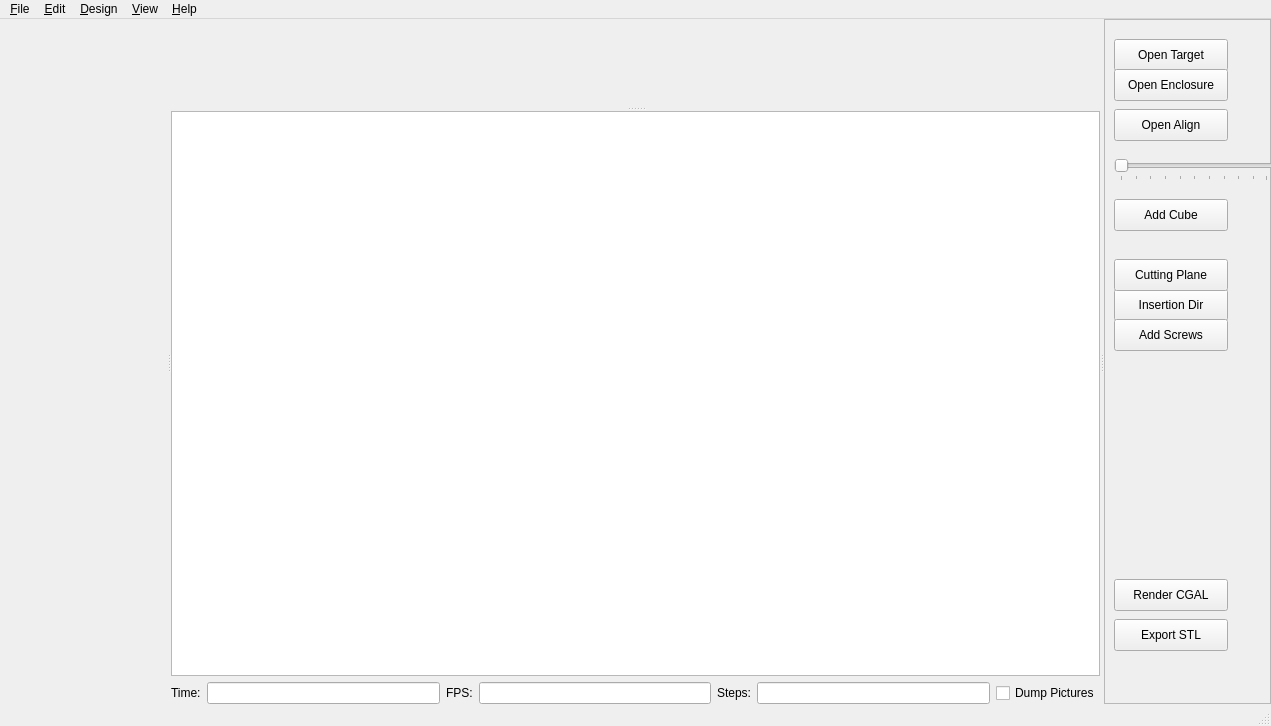
<?xml version="1.0" encoding="UTF-8"?>
<ui version="4.0">
 <class>MainWindow</class>
 <widget class="QMainWindow" name="MainWindow">
  <property name="geometry">
   <rect>
    <x>0</x>
    <y>0</y>
    <width>1271</width>
    <height>726</height>
   </rect>
  </property>
  <property name="windowTitle">
   <string>MainWindow</string>
  </property>
  <widget class="QWidget" name="centralwidget">
   <layout class="QVBoxLayout" name="verticalLayout_2">
    <property name="margin">
     <number>0</number>
    </property>
    <item>
     <widget class="QSplitter" name="splitter1">
      <property name="orientation">
       <enum>Qt::Horizontal</enum>
      </property>
      <widget class="Editor" name="editor" native="true">
       <property name="font">
        <font>
         <family>Monaco</family>
         <pointsize>8</pointsize>
        </font>
       </property>
      </widget>
      <widget class="QWidget" name="layoutWidget">
       <layout class="QVBoxLayout" name="verticalLayout">
        <item>
         <widget class="QSplitter" name="splitter2">
          <property name="orientation">
           <enum>Qt::Vertical</enum>
          </property>
          <widget class="QGLView" name="qglview" native="true"/>
          <widget class="QTextEdit" name="console">
           <property name="readOnly">
            <bool>true</bool>
           </property>
          </widget>
         </widget>
        </item>
        <item>
         <widget class="QFrame" name="animate_panel">
          <property name="enabled">
           <bool>true</bool>
          </property>
          <property name="frameShape">
           <enum>QFrame::NoFrame</enum>
          </property>
          <property name="frameShadow">
           <enum>QFrame::Raised</enum>
          </property>
          <property name="lineWidth">
           <number>0</number>
          </property>
          <layout class="QHBoxLayout" name="horizontalLayout">
           <property name="margin">
            <number>0</number>
           </property>
           <item>
            <widget class="QLabel" name="label">
             <property name="text">
              <string>Time:</string>
             </property>
            </widget>
           </item>
           <item>
            <widget class="QLineEdit" name="e_tval"/>
           </item>
           <item>
            <widget class="QLabel" name="label_2">
             <property name="text">
              <string>FPS:</string>
             </property>
            </widget>
           </item>
           <item>
            <widget class="QLineEdit" name="e_fps"/>
           </item>
           <item>
            <widget class="QLabel" name="label_3">
             <property name="text">
              <string>Steps:</string>
             </property>
            </widget>
           </item>
           <item>
            <widget class="QLineEdit" name="e_fsteps"/>
           </item>
           <item>
            <widget class="QCheckBox" name="e_dump">
             <property name="text">
              <string>Dump Pictures</string>
             </property>
            </widget>
           </item>
          </layout>
         </widget>
        </item>
       </layout>
      </widget>
      <widget class="QFrame" name="frame">
       <property name="frameShape">
        <enum>QFrame::StyledPanel</enum>
       </property>
       <property name="frameShadow">
        <enum>QFrame::Raised</enum>
       </property>
       <widget class="QSlider" name="horizontalSlider1">
        <property name="geometry">
         <rect>
          <x>10</x>
          <y>140</y>
          <width>160</width>
          <height>22</height>
         </rect>
        </property>
        <property name="orientation">
         <enum>Qt::Horizontal</enum>
        </property>
        <property name="tickPosition">
         <enum>QSlider::TicksBelow</enum>
        </property>
       </widget>
       <widget class="QPushButton" name="addCube">
        <property name="geometry">
         <rect>
          <x>10</x>
          <y>180</y>
          <width>114</width>
          <height>32</height>
         </rect>
        </property>
        <property name="text">
         <string>Add Cube</string>
        </property>
       </widget>
       <widget class="QPushButton" name="seanRenderCGAL">
        <property name="geometry">
         <rect>
          <x>10</x>
          <y>560</y>
          <width>114</width>
          <height>32</height>
         </rect>
        </property>
        <property name="text">
         <string>Render CGAL</string>
        </property>
       </widget>
       <widget class="QPushButton" name="insertionButton">
        <property name="geometry">
         <rect>
          <x>10</x>
          <y>270</y>
          <width>114</width>
          <height>32</height>
         </rect>
        </property>
        <property name="text">
         <string>Insertion Dir</string>
        </property>
       </widget>
       <widget class="QPushButton" name="exportSTLSean">
        <property name="geometry">
         <rect>
          <x>10</x>
          <y>600</y>
          <width>114</width>
          <height>32</height>
         </rect>
        </property>
        <property name="text">
         <string>Export STL</string>
        </property>
       </widget>
       <widget class="QPushButton" name="cuttingPlaneButton">
        <property name="geometry">
         <rect>
          <x>10</x>
          <y>240</y>
          <width>114</width>
          <height>32</height>
         </rect>
        </property>
        <property name="text">
         <string>Cutting Plane</string>
        </property>
       </widget>
       <widget class="QPushButton" name="targetButton">
        <property name="geometry">
         <rect>
          <x>10</x>
          <y>20</y>
          <width>114</width>
          <height>32</height>
         </rect>
        </property>
        <property name="text">
         <string>Open Target</string>
        </property>
       </widget>
       <widget class="QPushButton" name="enclosureButton">
        <property name="geometry">
         <rect>
          <x>10</x>
          <y>50</y>
          <width>114</width>
          <height>32</height>
         </rect>
        </property>
        <property name="text">
         <string>Open Enclosure</string>
        </property>
       </widget>
       <widget class="QPushButton" name="alignButton">
        <property name="geometry">
         <rect>
          <x>10</x>
          <y>90</y>
          <width>114</width>
          <height>32</height>
         </rect>
        </property>
        <property name="text">
         <string>Open Align</string>
        </property>
       </widget>
       <widget class="QPushButton" name="computeScrewPositions">
        <property name="geometry">
         <rect>
          <x>10</x>
          <y>300</y>
          <width>114</width>
          <height>32</height>
         </rect>
        </property>
        <property name="text">
         <string>Add Screws</string>
        </property>
       </widget>
      </widget>
     </widget>
    </item>
   </layout>
  </widget>
  <widget class="QMenuBar" name="menubar">
   <property name="geometry">
    <rect>
     <x>0</x>
     <y>0</y>
     <width>1271</width>
     <height>22</height>
    </rect>
   </property>
   <widget class="QMenu" name="menu_File">
    <property name="title">
     <string>&amp;File</string>
    </property>
    <widget class="QMenu" name="menuOpenRecent">
     <property name="title">
      <string>Open Recent</string>
     </property>
    </widget>
    <widget class="QMenu" name="menuExamples">
     <property name="title">
      <string>Examples</string>
     </property>
    </widget>
    <addaction name="fileActionNew"/>
    <addaction name="fileActionOpen"/>
    <addaction name="menuOpenRecent"/>
    <addaction name="menuExamples"/>
    <addaction name="fileShowLibraryFolder"/>
    <addaction name="separator"/>
    <addaction name="fileActionClose"/>
    <addaction name="fileActionSave"/>
    <addaction name="fileActionSaveAs"/>
    <addaction name="fileActionReload"/>
    <addaction name="fileActionQuit"/>
   </widget>
   <widget class="QMenu" name="menu_Edit">
    <property name="title">
     <string>&amp;Edit</string>
    </property>
    <addaction name="editActionUndo"/>
    <addaction name="editActionRedo"/>
    <addaction name="separator"/>
    <addaction name="editActionCut"/>
    <addaction name="editActionCopy"/>
    <addaction name="editActionPaste"/>
    <addaction name="separator"/>
    <addaction name="editActionIndent"/>
    <addaction name="editActionUnindent"/>
    <addaction name="separator"/>
    <addaction name="editActionComment"/>
    <addaction name="editActionUncomment"/>
    <addaction name="separator"/>
    <addaction name="editActionPasteVPT"/>
    <addaction name="editActionPasteVPR"/>
    <addaction name="separator"/>
    <addaction name="editActionZoomIn"/>
    <addaction name="editActionZoomOut"/>
    <addaction name="editActionPreferences"/>
   </widget>
   <widget class="QMenu" name="menu_Design">
    <property name="title">
     <string>&amp;Design</string>
    </property>
    <addaction name="designActionAutoReload"/>
    <addaction name="designActionReloadAndCompile"/>
    <addaction name="designActionCompile"/>
    <addaction name="designActionCompileAndRender"/>
    <addaction name="separator"/>
    <addaction name="designActionDisplayAST"/>
    <addaction name="designActionDisplayCSGTree"/>
    <addaction name="designActionDisplayCSGProducts"/>
    <addaction name="separator"/>
    <addaction name="designActionExportSTL"/>
    <addaction name="designActionExportOFF"/>
    <addaction name="designActionExportDXF"/>
    <addaction name="designActionExportCSG"/>
    <addaction name="designActionExportImage"/>
    <addaction name="separator"/>
    <addaction name="designActionFlushCaches"/>
    <addaction name="separator"/>
    <addaction name="designActionTestSeanCode"/>
   </widget>
   <widget class="QMenu" name="menu_View">
    <property name="title">
     <string>&amp;View</string>
    </property>
    <addaction name="viewActionOpenCSG"/>
    <addaction name="viewActionCGALSurfaces"/>
    <addaction name="viewActionCGALGrid"/>
    <addaction name="viewActionThrownTogether"/>
    <addaction name="separator"/>
    <addaction name="viewActionShowEdges"/>
    <addaction name="viewActionShowAxes"/>
    <addaction name="viewActionShowCrosshairs"/>
    <addaction name="viewActionAnimate"/>
    <addaction name="separator"/>
    <addaction name="viewActionTop"/>
    <addaction name="viewActionBottom"/>
    <addaction name="viewActionLeft"/>
    <addaction name="viewActionRight"/>
    <addaction name="viewActionFront"/>
    <addaction name="viewActionBack"/>
    <addaction name="viewActionDiagonal"/>
    <addaction name="viewActionCenter"/>
    <addaction name="separator"/>
    <addaction name="viewActionPerspective"/>
    <addaction name="viewActionOrthogonal"/>
    <addaction name="separator"/>
    <addaction name="editActionHide"/>
    <addaction name="viewActionHide"/>
   </widget>
   <widget class="QMenu" name="menuHelp">
    <property name="title">
     <string>&amp;Help</string>
    </property>
    <addaction name="helpActionAbout"/>
    <addaction name="helpActionHomepage"/>
    <addaction name="helpActionManual"/>
    <addaction name="helpActionLibraryInfo"/>
    <addaction name="appActionUpdateCheck"/>
   </widget>
   <addaction name="menu_File"/>
   <addaction name="menu_Edit"/>
   <addaction name="menu_Design"/>
   <addaction name="menu_View"/>
   <addaction name="menuHelp"/>
  </widget>
  <widget class="QStatusBar" name="statusbar"/>
  <action name="fileActionNew">
   <property name="text">
    <string>&amp;New</string>
   </property>
   <property name="shortcut">
    <string>Ctrl+N</string>
   </property>
  </action>
  <action name="fileActionOpen">
   <property name="text">
    <string>&amp;Open...</string>
   </property>
   <property name="shortcut">
    <string>Ctrl+O</string>
   </property>
  </action>
  <action name="fileActionSave">
   <property name="text">
    <string>&amp;Save</string>
   </property>
   <property name="shortcut">
    <string>Ctrl+S</string>
   </property>
  </action>
  <action name="fileActionSaveAs">
   <property name="text">
    <string>Save &amp;As...</string>
   </property>
   <property name="shortcut">
    <string>Ctrl+Shift+S</string>
   </property>
  </action>
  <action name="fileActionReload">
   <property name="text">
    <string>&amp;Reload</string>
   </property>
   <property name="shortcut">
    <string>Ctrl+R</string>
   </property>
  </action>
  <action name="fileActionQuit">
   <property name="text">
    <string>&amp;Quit</string>
   </property>
   <property name="shortcut">
    <string>Ctrl+Q</string>
   </property>
  </action>
  <action name="editActionUndo">
   <property name="text">
    <string>&amp;Undo</string>
   </property>
   <property name="shortcut">
    <string>Ctrl+Z</string>
   </property>
  </action>
  <action name="editActionRedo">
   <property name="text">
    <string>&amp;Redo</string>
   </property>
   <property name="shortcut">
    <string>Ctrl+Shift+Z</string>
   </property>
  </action>
  <action name="editActionCut">
   <property name="text">
    <string>Cu&amp;t</string>
   </property>
   <property name="shortcut">
    <string>Ctrl+X</string>
   </property>
  </action>
  <action name="editActionCopy">
   <property name="text">
    <string>&amp;Copy</string>
   </property>
   <property name="shortcut">
    <string>Ctrl+C</string>
   </property>
  </action>
  <action name="editActionPaste">
   <property name="text">
    <string>&amp;Paste</string>
   </property>
   <property name="shortcut">
    <string>Ctrl+V</string>
   </property>
  </action>
  <action name="editActionIndent">
   <property name="text">
    <string>&amp;Indent</string>
   </property>
   <property name="shortcut">
    <string>Ctrl+I</string>
   </property>
  </action>
  <action name="editActionUnindent">
   <property name="text">
    <string>U&amp;nindent</string>
   </property>
   <property name="shortcut">
    <string>Ctrl+Shift+I</string>
   </property>
  </action>
  <action name="editActionComment">
   <property name="text">
    <string>C&amp;omment</string>
   </property>
   <property name="shortcut">
    <string>Ctrl+D</string>
   </property>
  </action>
  <action name="editActionUncomment">
   <property name="text">
    <string>Unco&amp;mment</string>
   </property>
   <property name="shortcut">
    <string>Ctrl+Shift+D</string>
   </property>
  </action>
  <action name="editActionPasteVPT">
   <property name="text">
    <string>Paste viewport translation</string>
   </property>
   <property name="shortcut">
    <string>Ctrl+T</string>
   </property>
  </action>
  <action name="editActionPasteVPR">
   <property name="text">
    <string>Paste viewport rotation</string>
   </property>
  </action>
  <action name="editActionZoomIn">
   <property name="text">
    <string>Zoom In</string>
   </property>
   <property name="shortcut">
    <string>Ctrl++</string>
   </property>
  </action>
  <action name="editActionZoomOut">
   <property name="text">
    <string>Zoom Out</string>
   </property>
   <property name="shortcut">
    <string>Ctrl+-</string>
   </property>
  </action>
  <action name="editActionHide">
   <property name="checkable">
    <bool>true</bool>
   </property>
   <property name="text">
    <string>Hide editor</string>
   </property>
  </action>
  <action name="designActionReloadAndCompile">
   <property name="text">
    <string>&amp;Reload and Compile</string>
   </property>
   <property name="shortcut">
    <string>F4</string>
   </property>
  </action>
  <action name="designActionCompile">
   <property name="text">
    <string>&amp;Compile</string>
   </property>
   <property name="shortcut">
    <string>F5</string>
   </property>
  </action>
  <action name="designActionCompileAndRender">
   <property name="text">
    <string>Compile and &amp;Render (CGAL)</string>
   </property>
   <property name="shortcut">
    <string>F6</string>
   </property>
  </action>
  <action name="designActionDisplayAST">
   <property name="text">
    <string>Display &amp;AST...</string>
   </property>
  </action>
  <action name="designActionDisplayCSGTree">
   <property name="text">
    <string>Display CSG &amp;Tree...</string>
   </property>
  </action>
  <action name="designActionDisplayCSGProducts">
   <property name="text">
    <string>Display CSG &amp;Products...</string>
   </property>
  </action>
  <action name="designActionExportSTL">
   <property name="text">
    <string>Export as &amp;STL...</string>
   </property>
  </action>
  <action name="designActionExportOFF">
   <property name="text">
    <string>Export as &amp;OFF...</string>
   </property>
  </action>
  <action name="viewActionOpenCSG">
   <property name="checkable">
    <bool>true</bool>
   </property>
   <property name="text">
    <string>OpenCSG</string>
   </property>
   <property name="shortcut">
    <string>F9</string>
   </property>
  </action>
  <action name="viewActionCGALSurfaces">
   <property name="checkable">
    <bool>true</bool>
   </property>
   <property name="text">
    <string>CGAL Surfaces</string>
   </property>
   <property name="shortcut">
    <string>F10</string>
   </property>
  </action>
  <action name="viewActionCGALGrid">
   <property name="checkable">
    <bool>true</bool>
   </property>
   <property name="text">
    <string>CGAL Grid Only</string>
   </property>
   <property name="shortcut">
    <string>F11</string>
   </property>
  </action>
  <action name="viewActionThrownTogether">
   <property name="checkable">
    <bool>true</bool>
   </property>
   <property name="text">
    <string>Thrown Together</string>
   </property>
   <property name="shortcut">
    <string>F12</string>
   </property>
  </action>
  <action name="viewActionShowEdges">
   <property name="checkable">
    <bool>true</bool>
   </property>
   <property name="text">
    <string>Show Edges</string>
   </property>
   <property name="shortcut">
    <string>Ctrl+1</string>
   </property>
  </action>
  <action name="viewActionShowAxes">
   <property name="checkable">
    <bool>true</bool>
   </property>
   <property name="text">
    <string>Show Axes</string>
   </property>
   <property name="shortcut">
    <string>Ctrl+2</string>
   </property>
  </action>
  <action name="viewActionShowCrosshairs">
   <property name="checkable">
    <bool>true</bool>
   </property>
   <property name="text">
    <string>Show Crosshairs</string>
   </property>
   <property name="shortcut">
    <string>Ctrl+3</string>
   </property>
  </action>
  <action name="viewActionAnimate">
   <property name="checkable">
    <bool>true</bool>
   </property>
   <property name="text">
    <string>Animate</string>
   </property>
  </action>
  <action name="viewActionTop">
   <property name="text">
    <string>Top</string>
   </property>
   <property name="shortcut">
    <string>Ctrl+4</string>
   </property>
  </action>
  <action name="viewActionBottom">
   <property name="text">
    <string>Bottom</string>
   </property>
   <property name="shortcut">
    <string>Ctrl+5</string>
   </property>
  </action>
  <action name="viewActionLeft">
   <property name="text">
    <string>Left</string>
   </property>
   <property name="shortcut">
    <string>Ctrl+6</string>
   </property>
  </action>
  <action name="viewActionRight">
   <property name="text">
    <string>Right</string>
   </property>
   <property name="shortcut">
    <string>Ctrl+7</string>
   </property>
  </action>
  <action name="viewActionFront">
   <property name="text">
    <string>Front</string>
   </property>
   <property name="shortcut">
    <string>Ctrl+8</string>
   </property>
  </action>
  <action name="viewActionBack">
   <property name="text">
    <string>Back</string>
   </property>
   <property name="shortcut">
    <string>Ctrl+9</string>
   </property>
  </action>
  <action name="viewActionDiagonal">
   <property name="text">
    <string>Diagonal</string>
   </property>
   <property name="shortcut">
    <string>Ctrl+0</string>
   </property>
  </action>
  <action name="viewActionCenter">
   <property name="text">
    <string>Center</string>
   </property>
   <property name="shortcut">
    <string>Ctrl+P</string>
   </property>
  </action>
  <action name="viewActionPerspective">
   <property name="checkable">
    <bool>true</bool>
   </property>
   <property name="text">
    <string>Perspective</string>
   </property>
  </action>
  <action name="viewActionOrthogonal">
   <property name="checkable">
    <bool>true</bool>
   </property>
   <property name="text">
    <string>Orthogonal</string>
   </property>
  </action>
  <action name="viewActionHide">
   <property name="checkable">
    <bool>true</bool>
   </property>
   <property name="text">
    <string>Hide console</string>
   </property>
  </action>
  <action name="helpActionAbout">
   <property name="enabled">
    <bool>true</bool>
   </property>
   <property name="text">
    <string>About</string>
   </property>
  </action>
  <action name="helpActionManual">
   <property name="text">
    <string>Documentation</string>
   </property>
  </action>
  <action name="fileActionClearRecent">
   <property name="text">
    <string>Clear Recent</string>
   </property>
  </action>
  <action name="designActionExportDXF">
   <property name="text">
    <string>Export as DXF...</string>
   </property>
  </action>
  <action name="fileActionClose">
   <property name="text">
    <string>Close</string>
   </property>
   <property name="shortcut">
    <string>Ctrl+W</string>
   </property>
  </action>
  <action name="editActionPreferences">
   <property name="text">
    <string>Preferences</string>
   </property>
  </action>
  <action name="designActionFlushCaches">
   <property name="text">
    <string>Flush Caches</string>
   </property>
  </action>
  <action name="helpActionHomepage">
   <property name="text">
    <string>OpenSCAD Homepage</string>
   </property>
  </action>
  <action name="designActionAutoReload">
   <property name="checkable">
    <bool>true</bool>
   </property>
   <property name="text">
    <string>Automatic Reload and Compile</string>
   </property>
  </action>
  <action name="designActionExportImage">
   <property name="text">
    <string>Export as Image...</string>
   </property>
  </action>
  <action name="designActionExportCSG">
   <property name="text">
    <string>Export as CSG...</string>
   </property>
  </action>
  <action name="helpActionLibraryInfo">
   <property name="text">
    <string>Library info</string>
   </property>
  </action>
  <action name="appActionUpdateCheck">
   <property name="enabled">
    <bool>false</bool>
   </property>
   <property name="text">
    <string>Check for Update..</string>
   </property>
  </action>
  <action name="fileShowLibraryFolder">
   <property name="text">
    <string>Show Library Folder...</string>
   </property>
  </action>
  <action name="designActionTestSeanCode">
   <property name="text">
    <string>Test Code</string>
   </property>
  </action>
 </widget>
 <customwidgets>
  <customwidget>
   <class>QGLView</class>
   <extends>QWidget</extends>
   <header>QGLView.h</header>
   <container>1</container>
  </customwidget>
  <customwidget>
   <class>Editor</class>
   <extends>QWidget</extends>
   <header>editor.h</header>
  </customwidget>
 </customwidgets>
 <resources>
  <include location="../openscad.qrc"/>
 </resources>
 <connections>
  <connection>
   <sender>fileActionClose</sender>
   <signal>triggered()</signal>
   <receiver>MainWindow</receiver>
   <slot>close()</slot>
   <hints>
    <hint type="sourcelabel">
     <x>-1</x>
     <y>-1</y>
    </hint>
    <hint type="destinationlabel">
     <x>340</x>
     <y>323</y>
    </hint>
   </hints>
  </connection>
 </connections>
</ui>
